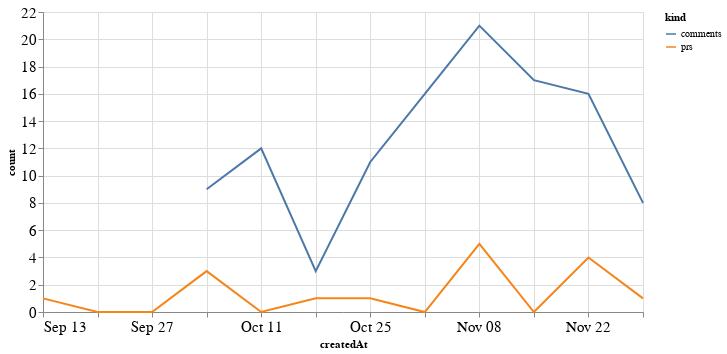

Here is the notebook cell this chart was saved with:
### Code cell
alt.Chart(total_time, width=600).mark_line().encode(
    x='createdAt',
    y='count',
    color='kind'
)

### Figure 1 — Vega-Lite specification as saved in the notebook (floating-point values rounded to 4 significant figures)
{"config": {"axisLeft": {"labelFontSize": 15}, "axisBottom": {"labelFontSize": 15}}, "data": {"name": "data-871b96097ba60ec147ac0eeb862dba16"}, "mark": "line", "encoding": {"color": {"type": "nominal", "field": "kind"}, "x": {"type": "temporal", "field": "createdAt"}, "y": {"type": "quantitative", "field": "count"}}, "width": 600, "$schema": "https://vega.github.io/schema/vega-lite/v4.8.1.json", "datasets": {"data-871b96097ba60ec147ac0eeb862dba16": [{"createdAt": "2020-09-13T00:00:00", "kind": "prs", "count": 1.0}, {"createdAt": "2020-09-20T00:00:00", "kind": "prs", "count": 0.0}, {"createdAt": "2020-09-27T00:00:00", "kind": "prs", "count": 0.0}, {"createdAt": "2020-10-04T00:00:00", "kind": "prs", "count": 3.0}, {"createdAt": "2020-10-11T00:00:00", "kind": "prs", "count": 0.0}, {"createdAt": "2020-10-18T00:00:00", "kind": "prs", "count": 1.0}, {"createdAt": "2020-10-25T00:00:00", "kind": "prs", "count": 1.0}, {"createdAt": "2020-11-01T00:00:00", "kind": "prs", "count": 0.0}, {"createdAt": "2020-11-08T00:00:00", "kind": "prs", "count": 5.0}, {"createdAt": "2020-11-15T00:00:00", "kind": "prs", "count": 0.0}, {"createdAt": "2020-11-22T00:00:00", "kind": "prs", "count": 4.0}, {"createdAt": "2020-11-29T00:00:00", "kind": "prs", "count": 1.0}, {"createdAt": "2020-09-13T00:00:00", "kind": "comments", "count": null}, {"createdAt": "2020-09-20T00:00:00", "kind": "comments", "count": null}, {"createdAt": "2020-09-27T00:00:00", "kind": "comments", "count": null}, {"createdAt": "2020-10-04T00:00:00", "kind": "comments", "count": 9.0}, {"createdAt": "2020-10-11T00:00:00", "kind": "comments", "count": 12.0}, {"createdAt": "2020-10-18T00:00:00", "kind": "comments", "count": 3.0}, {"createdAt": "2020-10-25T00:00:00", "kind": "comments", "count": 11.0}, {"createdAt": "2020-11-01T00:00:00", "kind": "comments", "count": 16.0}, {"createdAt": "2020-11-08T00:00:00", "kind": "comments", "count": 21.0}, {"createdAt": "2020-11-15T00:00:00", "kind": "comments", "count": 17.0}, {"createdAt": "2020-11-22T00:00:00", "kind": "comments", "count": 16.0}, {"createdAt": "2020-11-29T00:00:00", "kind": "comments", "count": 8.0}]}}
